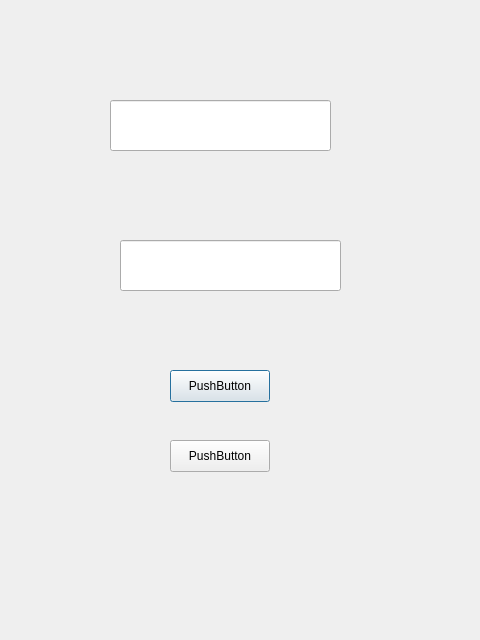
<?xml version="1.0" encoding="UTF-8"?>
<ui version="4.0">
 <class>login_form</class>
 <widget class="QDialog" name="login_form">
  <property name="geometry">
   <rect>
    <x>0</x>
    <y>0</y>
    <width>480</width>
    <height>640</height>
   </rect>
  </property>
  <property name="windowTitle">
   <string>Dialog</string>
  </property>
  <widget class="QLineEdit" name="login_input">
   <property name="geometry">
    <rect>
     <x>110</x>
     <y>100</y>
     <width>221</width>
     <height>51</height>
    </rect>
   </property>
  </widget>
  <widget class="QLineEdit" name="password_input">
   <property name="geometry">
    <rect>
     <x>120</x>
     <y>240</y>
     <width>221</width>
     <height>51</height>
    </rect>
   </property>
  </widget>
  <widget class="QPushButton" name="button_login">
   <property name="geometry">
    <rect>
     <x>170</x>
     <y>370</y>
     <width>100</width>
     <height>32</height>
    </rect>
   </property>
   <property name="text">
    <string>PushButton</string>
   </property>
  </widget>
  <widget class="QPushButton" name="registration_button">
   <property name="geometry">
    <rect>
     <x>170</x>
     <y>440</y>
     <width>100</width>
     <height>32</height>
    </rect>
   </property>
   <property name="text">
    <string>PushButton</string>
   </property>
  </widget>
 </widget>
 <resources/>
 <connections/>
</ui>
